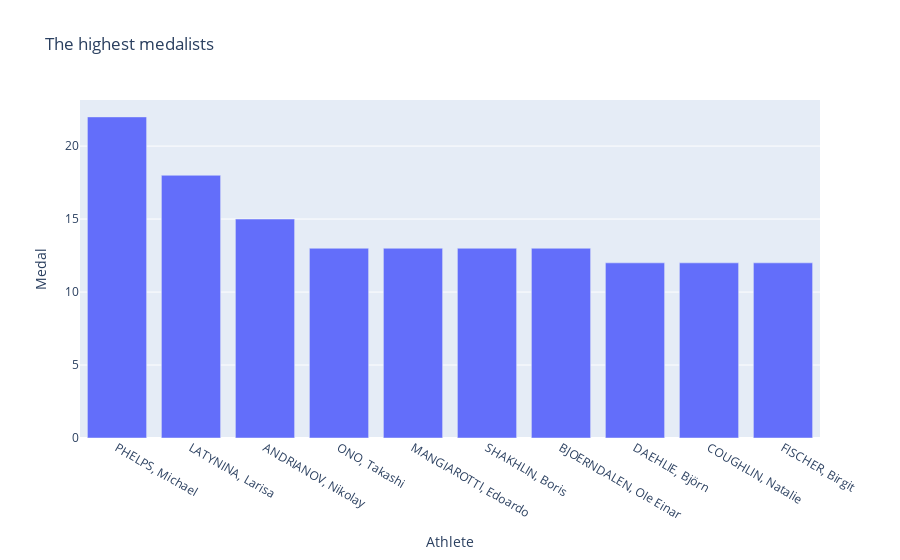

The notebook cell this image was saved under:
### Code cell
px.bar(the_highset_olympics, x=the_highset_olympics.index, y='Medal', title='The highest medalists')

### Figure 1 — Plotly figure (JSON) as saved in the notebook; plotly's stock layout.template omitted (floating-point values rounded to 4 significant figures)
{"data": [{"alignmentgroup": "True", "hovertemplate": "Athlete=%{x}<br>Medal=%{y}<extra></extra>", "legendgroup": "", "marker": {"color": "#636efa", "pattern": {"shape": ""}}, "name": "", "offsetgroup": "", "orientation": "v", "showlegend": false, "textposition": "auto", "type": "bar", "x": ["PHELPS, Michael", "LATYNINA, Larisa", "ANDRIANOV, Nikolay", "ONO, Takashi", "MANGIAROTTI, Edoardo", "SHAKHLIN, Boris", "BJOERNDALEN, Ole Einar", "DAEHLIE, Björn", "COUGHLIN, Natalie", "FISCHER, Birgit"], "xaxis": "x", "y": [22, 18, 15, 13, 13, 13, 13, 12, 12, 12], "yaxis": "y"}], "layout": {"barmode": "relative", "legend": {"tracegroupgap": 0}, "title": {"text": "The highest medalists"}, "xaxis": {"anchor": "y", "domain": [0, 1], "title": {"text": "Athlete"}}, "yaxis": {"anchor": "x", "domain": [0, 1], "title": {"text": "Medal"}}}}
